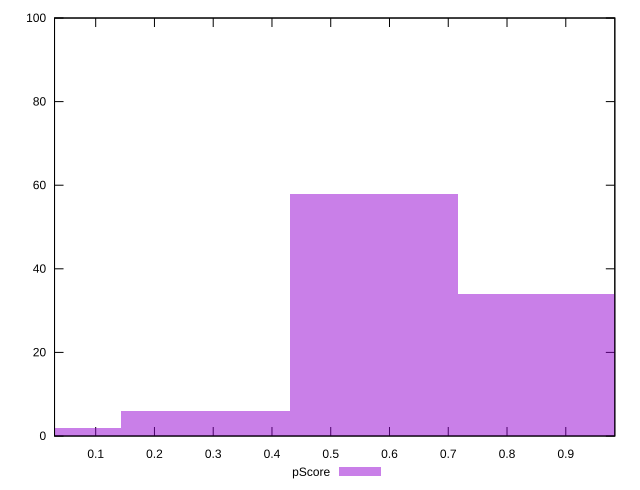

Generate this figure with gnuplot:
reset

$pScore <<EOF
0.5736457498313655 58
0.8604686247470483 34
0.28682287491568276 6
0 2
EOF

set key outside below
set boxwidth 0.28682287491568276
set xrange [0.0299622339528679:0.983462620460438]
set yrange [0:100]
set trange [0:100]
set style fill transparent solid 0.5 noborder
set terminal svg size 640, 490 enhanced background rgb 'white'
set output "reprap/first-cpu-idle/samples/pages+cached/pScore/histogram.svg"

plot $pScore title "pScore" with boxes

reset
